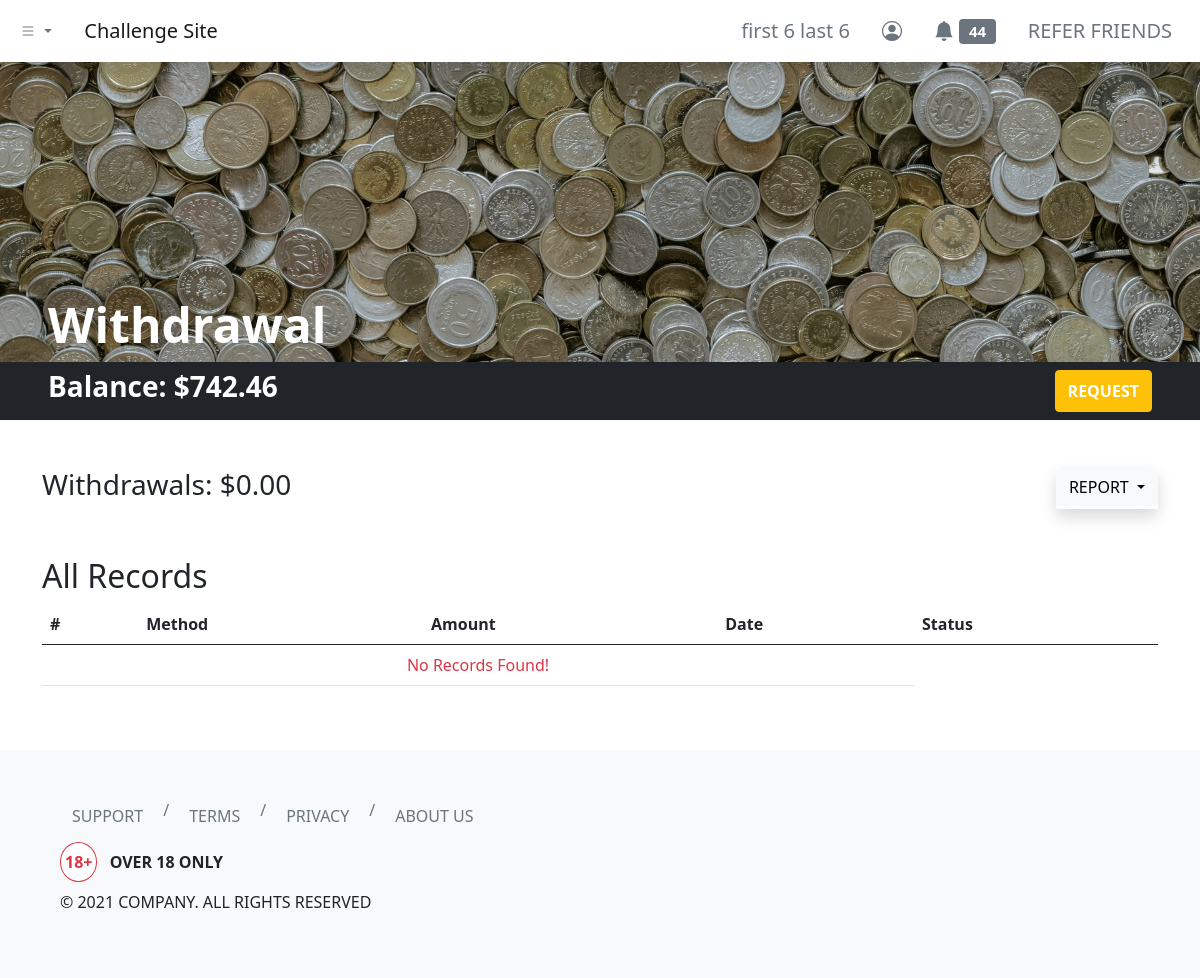
The page /dashboard/withdrawal/index.php (signed in) on the database as committed earlier.
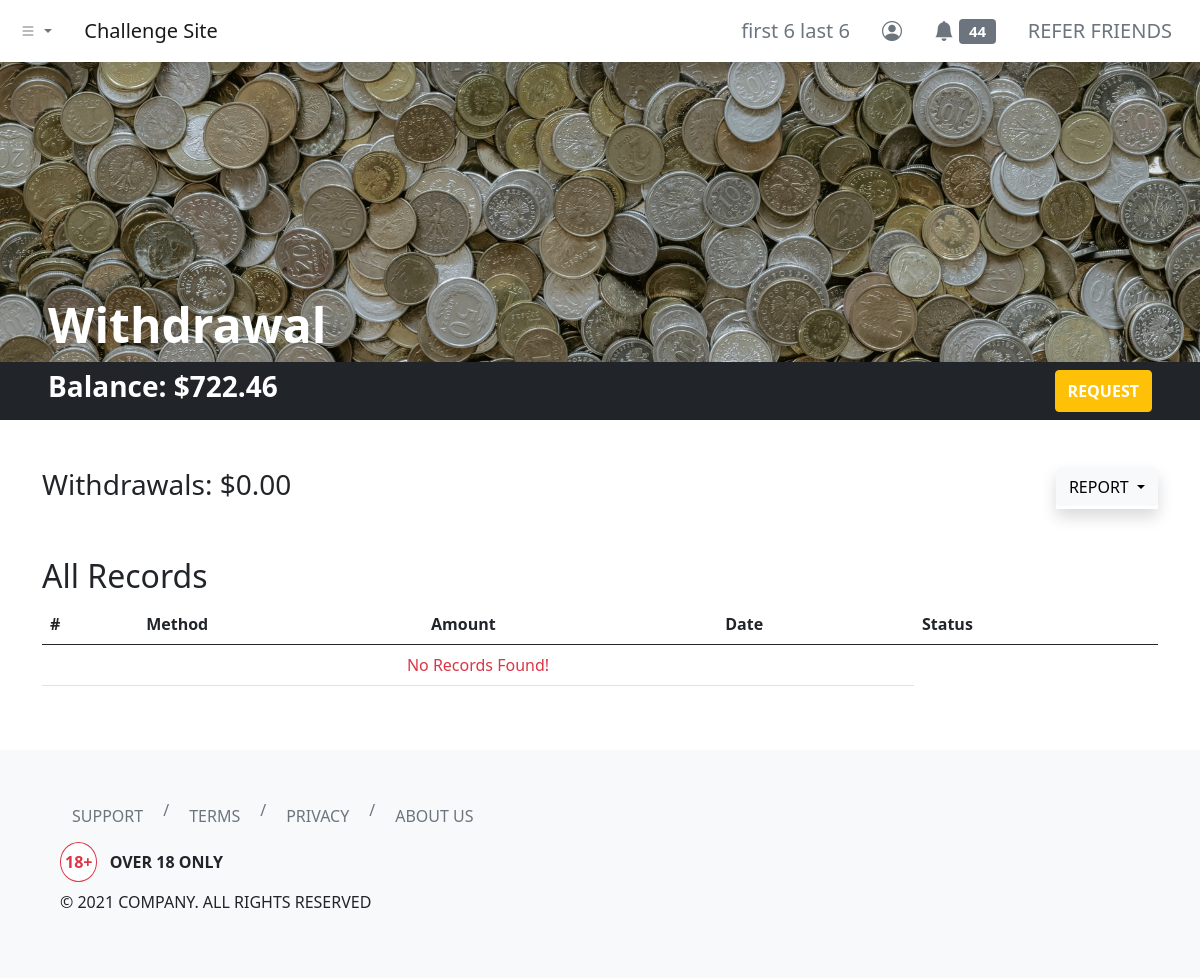
The same page on the database as committed later.
### tables this page shows
CREATE TABLE `users` (
  `id` int(11) NOT NULL,
  `username` varchar(255) NOT NULL,
  `first_name` varchar(255) NOT NULL,
  `last_name` varchar(255) NOT NULL,
  `email` varchar(255) NOT NULL,
  `user_password` varchar(255) NOT NULL,
  `balance` decimal(65,30) UNSIGNED NOT NULL DEFAULT 0.000000000000000000000000000000,
  `skill_points` int(11) NOT NULL
);

### dashboard/withdrawal/index.php (the view, shortened to what the changed rows need)
<?php
include '../../header.php';
?>
<link rel="stylesheet" href="./index.css">
<div class="hero bg-dark d-flex align-items-end px-5">
    <h1 class="text-white display-5 fw-bold">Withdrawal</h1>
</div>
<div class="container-fluid bg-dark py-2 px-5">
    <div class="row">
        <div class="col d-flex justify-content-between">
            <h3 class="text-white fw-bold">Balance:
                <?php
                include_once '../../php-apis/db-config.php';
                $user_id = $_SESSION['id'];
                $sql3 = "SELECT * FROM users WHERE id=$user_id";
                $result3 = mysqli_query($conn, $sql3);
                if (mysqli_num_rows($result3) > 0) {
                    while ($row3 = mysqli_fetch_assoc($result3)) {
                        echo '$' . number_format($row3['balance'], 2, '.', '');
                    }
                } else {
                    header("Location: ../../php-apis/logout.php");
                    die();
                }
                ?>
            </h3>
            <button type="button" class="btn btn-warning text-uppercase text-white fw-bold" data-bs-toggle="modal" data-bs-target="#withdrawalModal">
                Request
            </button>
        </div>
    </div>
</div>
<div class="container my-5">
    <div class="row">
        <div class="col">
            <h2 class="text-capitalize"><?php echo (isset($_GET['report-filter']) && !empty($_GET['report-filter'])) ? (str_replace("-", " ", mysqli_real_escape_string($conn, clean_input($_GET['report-filter'])))) : ("All") ?> Records</h2>
            <table class="table">
                <thead>
                    <tr>
                        <th scope="col">#</th>
                        <th scope="col">Method</th>
                        <th scope="col">Amount</th>
                        <th scope="col">Date</th>
                        <th scope="col">Status</th>
                    </tr>
                </thead>
            </table>
        </div>
    </div>
</div>
<?php
include '../../footer.php';
?>

### header.php (shortened to what the changed rows need)
<?php
function urlPrefix()
{
    if (basename(getcwd()) === basename(__DIR__)) {
        return './';
    } elseif (basename(dirname(getcwd())) === basename(__DIR__)) {
        return '../';
    } elseif (basename(dirname(dirname(getcwd()))) === basename(__DIR__)) {
        return '../../';
    } elseif (basename(dirname(dirname(dirname(getcwd())))) === basename(__DIR__)) {
        return '../../../';
    } else {
        return './';
    }
}
?>
<!DOCTYPE html>
<html lang="en">
<head>
    <link href="https://cdn.jsdelivr.net/npm/bootstrap@5.0.0-beta2/dist/css/bootstrap.min.css" rel="stylesheet">
    <link rel="stylesheet" href="https://cdn.jsdelivr.net/npm/bootstrap-icons@1.3.0/font/bootstrap-icons.css">
</head>
<body>
    <nav class="navbar navbar-expand-sm navbar-light bg-white shadow">
        <div class="container-fluid">
            <div class="collapse navbar-collapse" id="navbarNavDropdown">
                <ul class="navbar-nav ms-auto">
                    <?php if (isset($_SESSION['id'])) { ?>
                        <li class="nav-item">
                            <a class="btn btn-lg btn-outline-secondary border-0" aria-current="page" href="<?php echo urlPrefix() . 'dashboard/profile/'; ?>">
                                <?php
                                include_once urlPrefix() . 'php-apis/db-config.php';
                                $user_id = $_SESSION['id'];
                                $sql = "SELECT * FROM users WHERE id=$user_id";
                                $result = mysqli_query($conn, $sql);
                                if (mysqli_num_rows($result) > 0) {
                                    while ($row = mysqli_fetch_assoc($result)) {
                                        echo $row['first_name'] . ' ' . $row['last_name'];
                                    }
                                } else {
                                    header("Location: " . urlPrefix() . "php-apis/logout.php");
                                    die();
                                }
                                ?>
                            </a>
                        </li>
                    <?php } else { ?>
                        <li class="nav-item">
                            <a class="btn btn-lg btn-outline-secondary border-0" aria-current="page" href="<?php echo urlPrefix() . 'login/'; ?>">ENTER</a>
                        </li>
                    <?php } ?>
                </ul>
            </div>
        </div>
    </nav>

Rows that differ between the two databases and show on the page:
changed users "first 6": balance "742.46" → "722.46"
